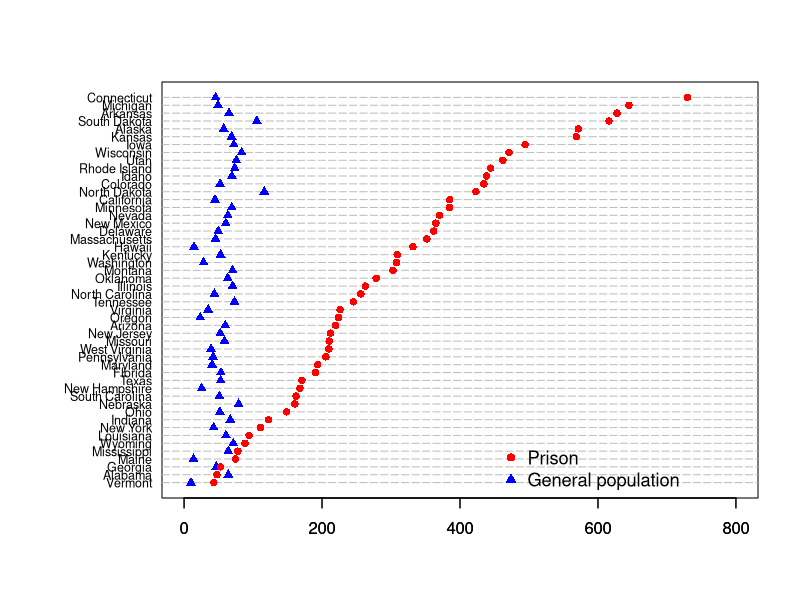
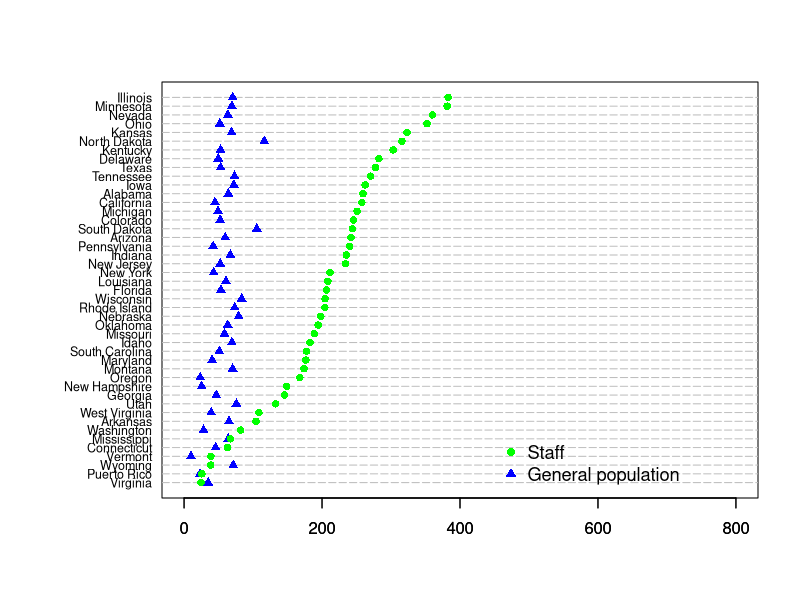

Source code (R) for these figures, in order:
## ---- chunk 1
#| include: false
#| warning: false
#| message: false

library(tidyverse)
library(palmerpenguins)
library(readr)
## ---- chunk 2
#| label: fig-planes
#| fig-cap: Relationship between wing length and width
#| echo: false
#| warning: false
#| message: false



# Reading data
# Read CSV file using here::here() for file path and header = TRUE
x <- read.csv(file = here::here("inputs/data/all-states-history.csv"), header = TRUE)

x1218 <- x[x$date == "2020-12-18",]   # Subset data for 12/18/2020

# Ensure 'pop' column name is provided correctly in read_csv
pop <- read.csv(file = here::here("inputs/data/statepop.csv"), header = FALSE)

# Ensure 'pop' is extracted correctly from 'pop' data frame
ind <- match(x1218$state, pop[,2])

# Assign state population to x1218$pop
x1218$pop <- pop[ind,3]

# Calculate case rate for x1218
x1218$ccr <- x1218$positive / (x1218$pop * 1e6)
x1 <- read.csv(file = here::here("inputs/data/COVID-19 Cases in State and Federal Prison Systems.csv"),
               header=T) 

x1 <- lapply(x1, function(i) { sub(",", "", i) })                    # data cleaning
x1 <- lapply(x1, function(i) { sub("NR", NA, i) })
x1[names(x1)[c(2:7,9)]]  <- lapply(x1[names(x1)[c(2:7,9)]], as.numeric)
x1$incpop <- x1$Incarcerated.Positive/x1$Incarcerated.Case.rate.per.1.000

ind <- match(x1218$state, x1$Prison.System)                           # matching states
ccr <- data.frame(pop=1000*x1218$ccr,
                  prisn=x1$Incarcerated.Case.rate.per.1.000[ind],
                  state=x1$state[ind])                               # case rate dataframe
ccr <- ccr[complete.cases(ccr),]

o1 <- order(ccr[,2])
n1 <- length(o1)



par(fig=c(.1,1,0,1))
plot(ccr[o1,2], 1:n1, pch="", xlim=c(0,800), xlab="", ylab="", yaxt='n')
abline(h=1:n1, lty=5, col="gray")
axis(1)
points(ccr[o1,1], 1:n1, pch=17, col="blue")
points(ccr[o1,2], 1:n1, pch=16, col="red")
mtext(ccr$state[o1], side=2, at=1:n1, las=1, line=.5, cex=.75)
legend(450, 7, c("Prison","General population"), pch=c(16, 17),
       col=c("red","blue"), bty="n", cex=1.1)

  
## ---- chunk 3
#| label: fig-bills2
#| fig-cap: Bills of penguins
#| echo: false

x <- read.csv(file = here::here("inputs/data/all-states-history.csv"), header = TRUE)

x1218 <- x[x$date == "2020-12-18",]   # Subset data for 12/18/2020

# Ensure 'pop' column name is provided correctly in read_csv
pop <- read.csv(file = here::here("inputs/data/statepop.csv"), header = FALSE)

# Ensure 'pop' is extracted correctly from 'pop' data frame
ind <- match(x1218$state, pop[,2])

# Assign state population to x1218$pop
x1218$pop <- pop[ind,3]

# Calculate case rate for x1218
x1218$ccr <- x1218$positive / (x1218$pop * 1e6)
x2 <- read.csv(file = here::here("inputs/data/COVID-19 Cases in State and Federal Prison Systems.csv"), header = TRUE) 

# Data cleaning
x2 <- lapply(x2, function(i) { gsub(",", "", i) })  # Remove commas
x2 <- lapply(x2, function(i) { gsub("NR", NA, i) })  # Replace "NR" with NA
x2[names(x2)[c(2:7, 9)]] <- lapply(x2[names(x2)[c(2:7, 9)]], as.numeric)  # Convert selected columns to numeric
x2$incpop <- x2$Staff.Positive / x2$Staff.Case.rate.per.1.000

# Match states
ind <- match(x1218$state, x2$Prison.System)

# Create case rate dataframe
ccr <- data.frame(pop = 1000 * x1218$ccr,
                  prisn = x2$Staff.Case.rate.per.1.000[ind],
                  state = x2$state[ind])

# Remove rows with NAs
ccr <- ccr[complete.cases(ccr),]

# Plotting
o1 <- order(ccr[, 2])
n1 <- length(o1)


par(fig=c(.1,1,0,1))

plot(ccr[o1, 2], 1:n1, pch="", xlim=c(0, 800), xlab="", ylab="", yaxt='n')
abline(h=1:n1, lty=5, col="gray")
axis(1)
points(ccr[o1, 1], 1:n1, pch=17, col="blue")
points(ccr[o1, 2], 1:n1, pch=16, col="green")
mtext(ccr$state[o1], side=2, at=1:n1, las=1, line=.5, cex=.75)
legend(450, 7, c("Staff", "General population"), pch=c(16, 17),
       col=c("green", "blue"), bty="n", cex=1.1)


